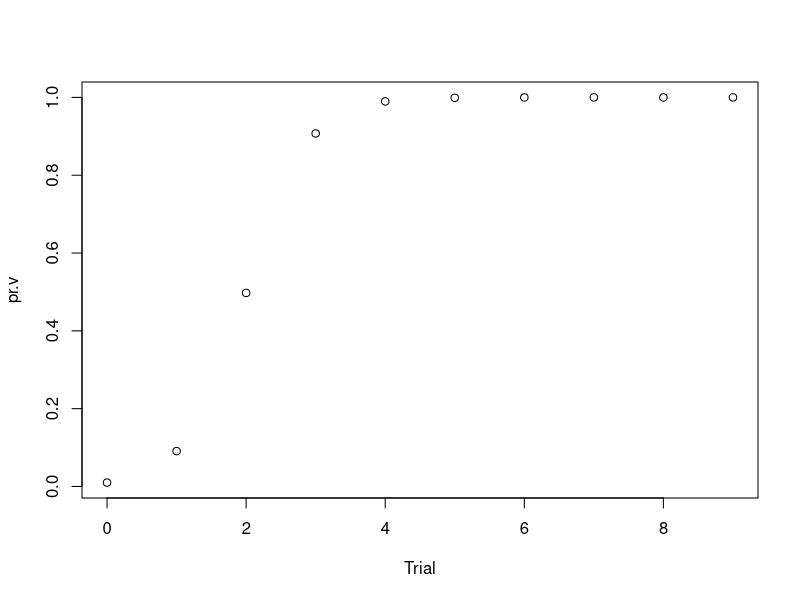
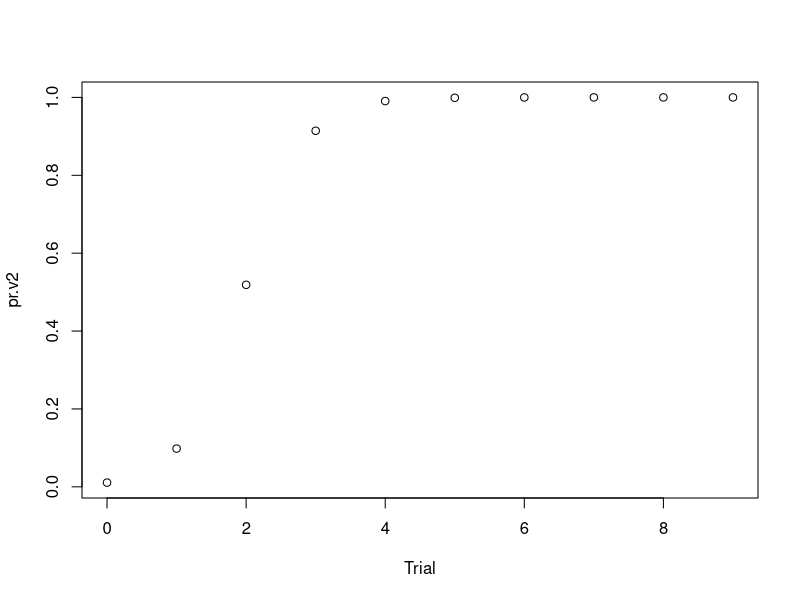
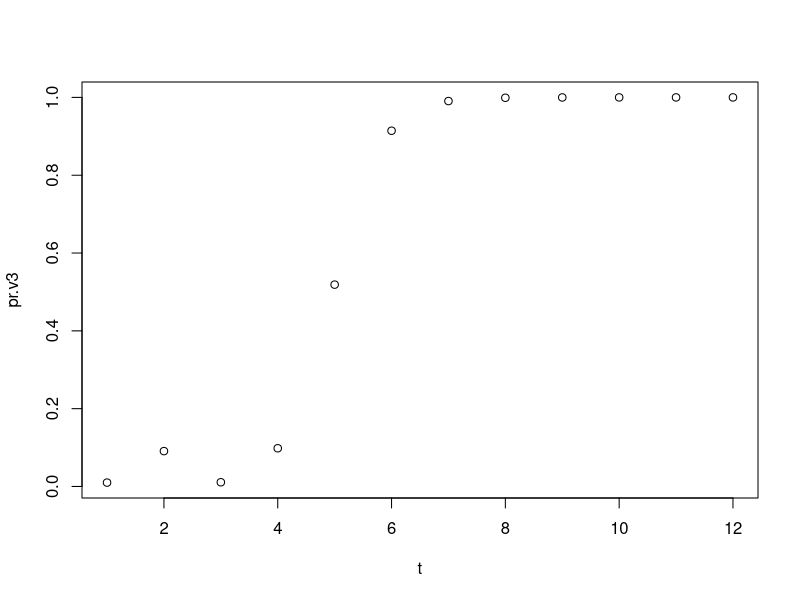

Write R code to recreate these figures, in order.
#Project 1,Question 3;

#A = Have Cancer
#Ac = Don't have cancer
#T = Positive Test Result;
#T.A = T|A = 99% accuracy of test
#T.Ac = T|AC = 10% false positive

pr.v<-vector()
for (i in 2:10){
  T.A=0.99
  T.Ac = 0.1
  pr.v[1]<- (0.01)
  pr.v[i]<-(pr.v[i-1]*T.A) / ((pr.v[i-1]*T.A) + (1-pr.v[i-1])*T.Ac)
  
}
pr.v
pr.v[2]
Trial<-c(0:9)
plot(Trial,pr.v,)
#probability of having breast cancer > 95% after 4 positive test results;
?plot
#For a negative Test result in Test 3;

prior.2<-0.49748744

pr.3c<-prior.2*(1-T.A)/((prior.2*(1-T.A)+(1-prior.2)*(1-T.Ac)))

pr.3c#New probabilty of cancer; 


#Given prior = pr.3c
pr.v2<-vector()
for (i in 2:10){
  T.A=0.99
  T.Ac = 0.1
  pr.v2[1]<- (pr.3c)
  pr.v2[i]<-(pr.v2[i-1]*T.A) / ((pr.v2[i-1]*T.A) + (1-pr.v2[i-1])*T.Ac)
  
}
pr.v2

Trial<-c(0:9)
plot(Trial, pr.v2)

#Plot for Scenario 3;
pr.v3<-c(pr.v[1:2],pr.v2)
t<-c(1:12)
plot(t,pr.v3)


